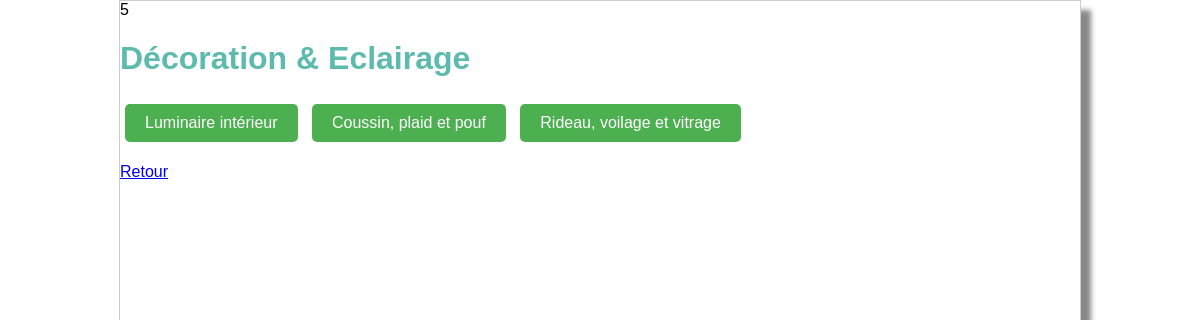
Screenshot of /controler/choisirCategorie.ctrl.php?id=5 with the database file from the repository.
### tables this page shows
CREATE TABLE categorie (
	id INTEGER PRIMARY KEY,
	nom TEXT,
	pere INTEGER,
	FOREIGN KEY(pere) REFERENCES categorie(id)
);

### framework/view.fw.php (called while the page is built, shortened)
<?php
class View {
  function display(string $view) {
    $this->filePath = "view/".$view.'.view.php';
    require($this->filePath);
    exit(0);
  }
}
?>

### controler/choisirCategorie.ctrl.php (called while the page is built, shortened)
<?php
require_once(__DIR__ . '/../model/categorie.class.php');
require_once(__DIR__ . '/../framework/view.fw.php');
$idCategorie = isset($_GET['id']) ? (int)$_GET['id'] : 1;
try {
    if ($idCategorie > 0) {
        $categorie = Categorie::read($idCategorie);
        $sousCategories = $categorie->readSubCategorie();
        $nomCategorie = $categorie->getNom();
        $idCategoriePere = $categorie->getPere();
    } else {
        $categorieRacine = new Categorie(0, "Catégories principales", -1);
        $sousCategories = $categorieRacine->readSubCategorie();
        $nomCategorie = "Choisir une catégorie";
        $idCategoriePere = -1;
    }
    $view = new View();
    $view->assign('nomCategorie', $nomCategorie);
    $view->assign('sousCategories', $sousCategories);
    $view->assign('idCategoriePere', $idCategoriePere);
    $view->display("categorie");
} catch (Exception $e) {
    $view = new View();
    $view->assign('error', $e->getMessage());
    $view->display("error");
}
?>

### model/dao.class.php (called while the page is built, shortened)
<?php
class DAO {
  private static $instance = null;
  private PDO $db;
  private string $database = 'sqlite:'.__DIR__.'/../data/bricomachin.db';
  private function __construct() {
    try {
      $this->db = new PDO($this->database);
      $this->db->setAttribute(PDO::ATTR_ERRMODE, PDO::ERRMODE_EXCEPTION);
    } catch (PDOException $e) {
      throw new Exception("Erreur PDO : ".$e->getMessage().' sur '.$this->database);
    }
  }
  public static function get() : DAO {
    if(is_null(self::$instance)) {
      self::$instance = new DAO();
    }
    return self::$instance;
  }
  public function prepare(string $query) : PDOStatement
  {
    try {
      $request = $this->db->prepare($query);
    } catch (PDOException $e) {
      die('PDO query Error on "' . $query . '" ' . $e->getMessage());
    }
    return $request;
  }
}
?>

### model/categorie.class.php (called while the page is built, shortened)
<?php
require_once(__DIR__.'/dao.class.php');
class Categorie {
  private int  $id;
  private string  $nom;
  private int  $pere;
  public function __construct(int $id=-1,string $nom='',int $pere=-1) {
    $this->id = $id;
    $this->nom = $nom;
    $this->pere = $pere;
  }
  public function getId() : int {
    return $this->id;
  }
  public function getNom() : string {
    return$this->nom;
  }
  public function getPere() : int {
    return $this->pere;
  }
  public static function read(int $id): Categorie {
    $dao = DAO::get();
    $query = $dao->prepare('SELECT * FROM categorie WHERE id = :id');
    $query->execute([':id' => $id]);
    $table = $query->fetchAll();
    $row = $table[0];
    $categorie = new Categorie($row['id'],$row['nom'],$row['pere']);
    return $categorie;
  }
  public function readSubCategorie(): array {
    $dao = DAO::get();
    $query = $dao->prepare('SELECT * FROM categorie WHERE pere = :pere');
    $query->execute([':pere' => $this->id]);
    $table = $query->fetchAll();
    $sousCategories = [];
    foreach ($table as $row) {
        $sousCategories[] = new Categorie($row['id'], $row['nom'], $row['pere']);
    }
    return $sousCategories;
  }
}
?>

### view/categorie.view.php (the view, shortened to what this page needs)
<!DOCTYPE html>
<html lang="fr" dir="ltr">
<head>
  <link rel="stylesheet" type="text/css" href="design/style.css">
</head>
<body>
  <h1><?= htmlspecialchars($nomCategorie) ?></h1>
  <form action="index.php" method="get">
    <?php foreach ($sousCategories as $sousCategorie): ?>
      <button type="submit" name="id" value="<?= $sousCategorie->getId() ?>" class="category-button">
        <?= htmlspecialchars($sousCategorie->getNom()) ?>
      </button>
    <?php endforeach; ?>
  </form>
  <?php if ($idCategoriePere > 0): ?>
    <a href="index.php?ctrl=choisirCategorie&id=<?= Categorie::read($idCategoriePere)->getPere() ?>">Retour</a>
  <?php endif; ?>
</body>
</html>

### view/design/style.css (style rules this page uses)
html { --main-color: #5dbbad }
body { font-family: "Arial"; width: 960px; margin: auto; border: 1px solid #CCC; box-shadow: 10px 10px 5px #888888; }
h1 { color : var(--main-color); }
form button { background-color: var(--main-color); color: white; font-size: large; padding: 0.5em; border-width: 0px; }

### view/categorie.view.php (style rules this page uses)
.category-button { display: inline-block; background-color: #4CAF50; color: white; padding: 10px 20px; margin: 5px; border: none; border-radius: 5px; cursor: pointer; font-size: 16px; }

### rows the page displays
categorie: nom "Décoration & Eclairage"
categorie: $sousCategorie->getId() 6 (drawn), nom "Luminaire intérieur"
categorie: $sousCategorie->getId() 13 (drawn), nom "Coussin, plaid et pouf"
categorie: $sousCategorie->getId() 15 (drawn), nom "Rideau, voilage et vitrage"
